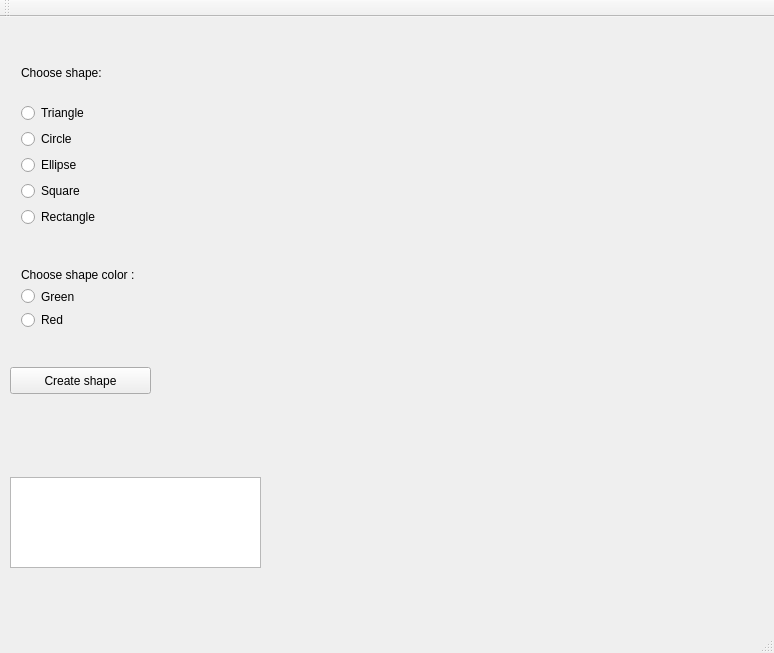
<?xml version="1.0" encoding="UTF-8"?>
<ui version="4.0">
 <class>MainWindow</class>
 <widget class="QMainWindow" name="MainWindow">
  <property name="geometry">
   <rect>
    <x>0</x>
    <y>0</y>
    <width>774</width>
    <height>653</height>
   </rect>
  </property>
  <property name="windowTitle">
   <string>Shape</string>
  </property>
  <widget class="QWidget" name="centralWidget">
   <widget class="QWidget" name="verticalLayoutWidget_3">
    <property name="geometry">
     <rect>
      <x>10</x>
      <y>240</y>
      <width>151</width>
      <height>83</height>
     </rect>
    </property>
    <layout class="QVBoxLayout" name="verticalLayout_3">
     <item>
      <widget class="QLabel" name="labelColorShape">
       <property name="text">
        <string>Сhoose shape color :</string>
       </property>
      </widget>
     </item>
     <item>
      <widget class="QRadioButton" name="radioButtonColorGreen">
       <property name="text">
        <string>Green</string>
       </property>
       <property name="checkable">
        <bool>true</bool>
       </property>
       <property name="checked">
        <bool>false</bool>
       </property>
      </widget>
     </item>
     <item>
      <widget class="QRadioButton" name="radioButtonColorRed">
       <property name="text">
        <string>Red</string>
       </property>
       <property name="checked">
        <bool>false</bool>
       </property>
      </widget>
     </item>
    </layout>
   </widget>
   <widget class="QPushButton" name="pushButtonCreateShape">
    <property name="geometry">
     <rect>
      <x>10</x>
      <y>350</y>
      <width>141</width>
      <height>27</height>
     </rect>
    </property>
    <property name="text">
     <string>Create shape</string>
    </property>
   </widget>
   <widget class="QWidget" name="verticalLayoutWidget">
    <property name="geometry">
     <rect>
      <x>10</x>
      <y>20</y>
      <width>151</width>
      <height>201</height>
     </rect>
    </property>
    <layout class="QVBoxLayout" name="verticalLayout">
     <item>
      <widget class="QLabel" name="labelChooseShape">
       <property name="text">
        <string>Сhoose shape:</string>
       </property>
      </widget>
     </item>
     <item>
      <widget class="QRadioButton" name="radioButtonTriangle">
       <property name="text">
        <string>Triangle</string>
       </property>
      </widget>
     </item>
     <item>
      <widget class="QRadioButton" name="radioButtonCircle">
       <property name="text">
        <string>Circle</string>
       </property>
       <property name="checkable">
        <bool>true</bool>
       </property>
       <property name="checked">
        <bool>false</bool>
       </property>
      </widget>
     </item>
     <item>
      <widget class="QRadioButton" name="radioButtonEllipse">
       <property name="text">
        <string>Ellipse</string>
       </property>
      </widget>
     </item>
     <item>
      <widget class="QRadioButton" name="radioButtonSquare">
       <property name="layoutDirection">
        <enum>Qt::LeftToRight</enum>
       </property>
       <property name="text">
        <string>Square</string>
       </property>
      </widget>
     </item>
     <item>
      <widget class="QRadioButton" name="radioButtonRectangle">
       <property name="text">
        <string>Rectangle</string>
       </property>
      </widget>
     </item>
    </layout>
   </widget>
   <widget class="QTextEdit" name="textEditShape">
    <property name="geometry">
     <rect>
      <x>10</x>
      <y>460</y>
      <width>251</width>
      <height>91</height>
     </rect>
    </property>
   </widget>
  </widget>
  <widget class="QMenuBar" name="menuBar">
   <property name="geometry">
    <rect>
     <x>0</x>
     <y>0</y>
     <width>774</width>
     <height>24</height>
    </rect>
   </property>
  </widget>
  <widget class="QToolBar" name="mainToolBar">
   <attribute name="toolBarArea">
    <enum>TopToolBarArea</enum>
   </attribute>
   <attribute name="toolBarBreak">
    <bool>false</bool>
   </attribute>
  </widget>
  <widget class="QStatusBar" name="statusBar"/>
 </widget>
 <layoutdefault spacing="6" margin="11"/>
 <resources/>
 <connections/>
</ui>
